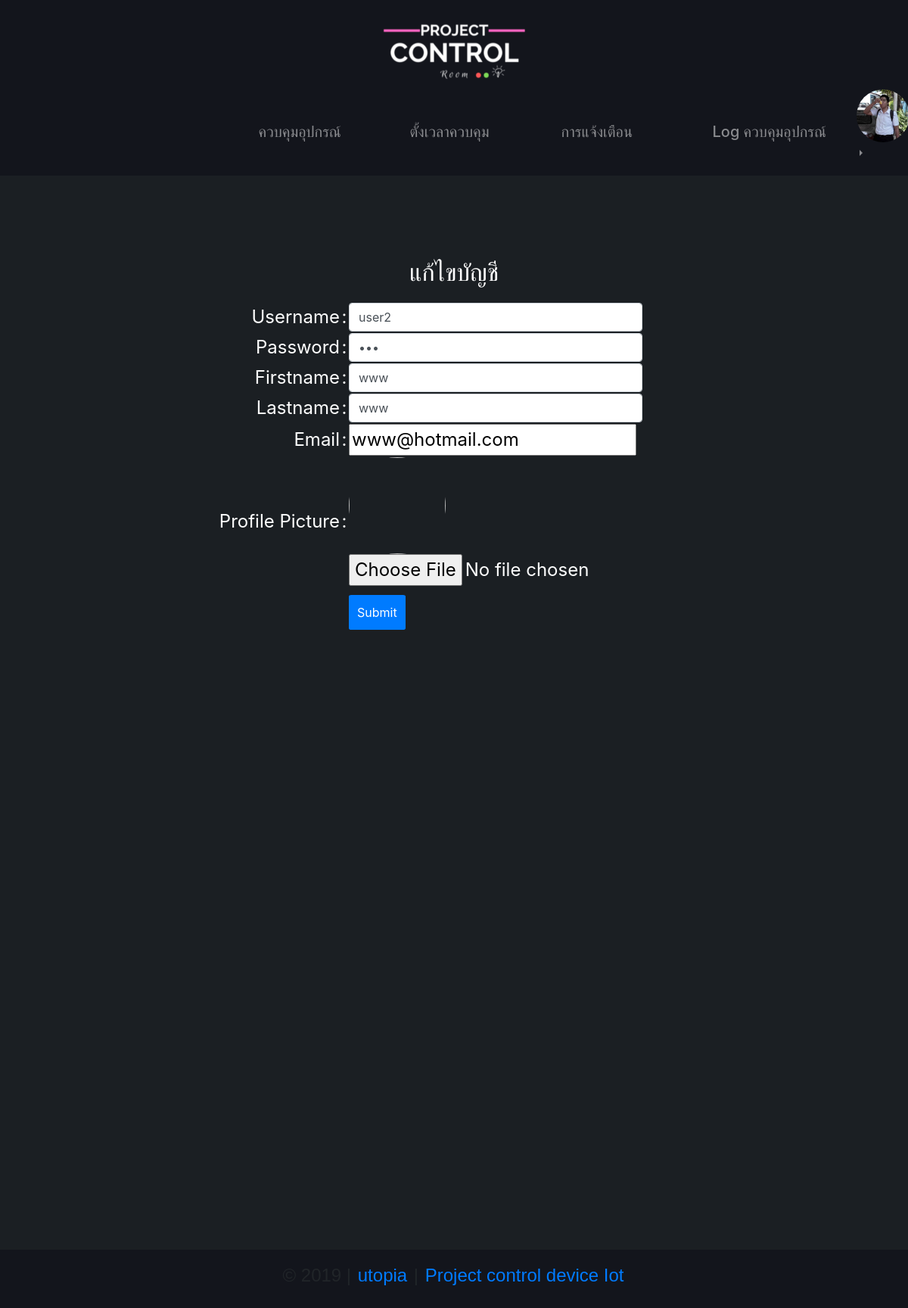
Page /projectcontrol/editprofile.php?id=17 (signed in) on the committed database.
### tables this page shows
CREATE TABLE `users` (
  `userid` int(2) NOT NULL,
  `username` varchar(50) NOT NULL,
  `password` varchar(50) NOT NULL,
  `fname` varchar(50) NOT NULL,
  `lname` varchar(50) NOT NULL,
  `email` varchar(50) NOT NULL,
  `picture` varchar(100) NOT NULL,
  `date` timestamp NULL DEFAULT CURRENT_TIMESTAMP,
  `status` varchar(1) NOT NULL DEFAULT 'Y'
);

### projectcontrol/editprofile.php (the view, shortened to what this page needs)
<?php
require "head.php";
require "inc/connect.php";
$id = $_GET['id'];
if ($_POST['submit'] != null) {
    $userid = $_SESSION['userid'];
    $newusername = $_POST['username'];
    $newpassword = $_POST['password'];
    $newfirstname = $_POST['firstname'];
    $newlastname = $_POST['lastname'];
    $newemail = $_POST['email'];
    $newpicture = $_FILES['picture']['name'];
    $newstatus = $_POST['status'];
    $target_dir = 'upload/pic/';
    $target_file = $target_dir . basename($_FILES["picture"]["name"]);
    if (move_uploaded_file($_FILES["picture"]["tmp_name"], $target_file)) {
        echo "sucess";
    }
    $sql = "UPDATE `users` SET `username`='$newusername',`password`='$newpassword',
    `fname`='$newfirstname',`lname`='$newlastname',`email`='$newemail',`picture`='$newpicture',`status`='$newstatus'
     WHERE userid=$id";
    $result = mysqli_query($con, $sql);
    if ($result) {
        if ($_SESSION['status'] == 'R') {
            echo ' <script type="text/javascript">
                window.location="viewuserall.php";
                </script>';
        } else {
            echo ' <script type="text/javascript">
            window.location="indexuser.php";
            </script>';
        }
    }
    mysqli_close($con);
} else if ($_GET['id'] != null) {
    $sql = "SELECT * FROM users WHERE userid=$id";
    $result = mysqli_query($con, $sql);
    $row = mysqli_fetch_array($result);
    $username = $row['username'];
    $password = $row['password'];
    $firstname = $row['fname'];
    $lastname = $row['lname'];
    $email = $row['email'];
    $picture = $row['picture'];
}
?>
<div class="container">
    <form method="post" action="" enctype="multipart/form-data">
        <table width="600" border="0" cellspacing="1" cellpadding="1" align="center" class="table2">
            <tr>
                <td height="50" align="center">
                    <h2 class="h2">แก้ไขบัญชี</h2>
                </td>
            </tr>
        </table>
        <table class="table1" width="600" border="0" cellspacing="1" cellpadding="1" align="center">
            <tr>
                <td align="right" width="200">Username</td>
                <td width="10" align="center">:</td>
                <td><input type="text" class="form-control" placeholder="Username" name="username" value="<?php echo $username; ?>"></td>
            </tr>
            <tr>
                <td align="right" width="200">Password</td>
                <td width="10" align="center">:</td>
                <td> <input type="password" class="form-control" id="inputPassword" placeholder="Password" name="password" value="<?php echo $password; ?>"></td>
            </tr>
            <tr>
                <td align="right" width="200">Firstname</td>
                <td width="10" align="center">:</td>
                <td> <input type="text" class="form-control" placeholder="First name" name="firstname" value="<?php echo $firstname; ?>"></td>
            </tr>
            <tr>
                <td align="right" width="200">Lastname</td>
                <td width="10" align="center">:</td>
                <td><input type="text" class="form-control" placeholder="Last name" name="lastname" value="<?php echo $lastname; ?>"></td>
            </tr>
            <tr>
                <td align="right" width="200">Email</td>
                <td width="10" align="center">:</td>
                <td><input name="email" type="email" placeholder="example@xxxmail.com" size="20" maxlength="50" value="<?php echo $email; ?>"></td>
            </tr>
            <tr>
                <td align="right" width="200">Profile Picture</td>
                <td width="10" align="center">:</td>
                <td><img src="upload/pic/<?php echo $picture ?>" class="rounded-circle" style="width:128px;height:128px;"><br>
                    <input type="file" class="form-control-file" id="exampleFormControlFile1" name="picture"></td>
            </tr>
            <tr>
                <td align="right" width="200"></td>
                <td width="10" align="center"></td>
                <td><input name="submit" type="submit" class="btn btn-primary" size="20" value="Submit"></td>
            </tr>
        </table>
    </form>
</div>
<?php
require "footer.php";
?>

### projectcontrol/head.php (shortened to what this page needs)
<?php
require "inc/connect.php";
$userid = $_SESSION['userid'];
$sessionstatus = $_SESSION['status'];
$sql = "SELECT * FROM users WHERE userid=$userid";
$result = mysqli_query($con, $sql);
$row = mysqli_fetch_array($result);
$profileimg  = $row['picture'];
?>
<!DOCTYPE html>
<html lang="en">
<head>
    <link rel="stylesheet" href="css/stylefooter.css">
    <link rel="stylesheet" href="css/styleheader.css">
    <link rel="stylesheet" href="//cdnjs.cloudflare.com/ajax/libs/timepicker/1.3.5/jquery.timepicker.min.css">
    <link rel="stylesheet" href="https://maxcdn.bootstrapcdn.com/bootstrap/4.0.0/css/bootstrap.min.css">
    <link rel="stylesheet" href="https://use.fontawesome.com/releases/v5.8.1/css/all.css">
</head>
<body style="background-color:#1b1f23">
    <div class="row">
        <div class="col-sm" style="background-color: #13151c">
        </div>
        <div class="col-sm-3" style="background-color: #13151c">
            <a href="<?php if ($sessionstatus != "R") {
                            echo "indexuser.php";
                        } else {
                            echo "viewchannel.php";
                        } ?>">
                <img src="img/Project.png" class="img-fluid" alt="Responsive image">
            </a>
        </div>
        <div class="col-sm" style="background-color: #13151c">
        </div>
    </div>
    <div class="row" style="background-color: #13151c">
        <div class="col-md-6 offset-md-3" style="background-color: #13151c">
            <header>
                <nav class="navbar navbar-expand-lg navbar-dark">
                    <div class="collapse navbar-collapse" id="navbarTogglerDemo01" style="height:100px;">
                            <?php if ($sessionstatus != 'R') { ?>
                                <ul class="navbar-nav">
                                    <li class="nav-item">
                                        <a class="nav-link" href="indexuser.php">
                                            <h5>ควบคุมอุปกรณ์</h5>
                                        </a>
                                    </li>
                                    <li class="nav-item">
                                        <a class="nav-link" href="timeControl.php">
                                            <h5>ตั้งเวลาควบคุม</h5>
                                        </a>
                                    </li>
                                    <li class="nav-item">
                                        <a class="nav-link" href="notify.php">
                                            <h5>การแจ้งเตือน</h5>
                                        </a>
                                    </li>
                                    <li class="nav-item">
                                        <a class="nav-link" href="log.php">
                                            <h5>Log ควบคุมอุปกรณ์</h5>
                                        </a>
                                    </li>
                                <?php } ?>
                                </ul>
                                <div class="btn-group dropright" style="margin-bottom:2%;">
                                    <ul class="navbar-nav">
                                        <li class="nav-link dropdown-toggle dropdown-toggle-split" role="button" data-toggle="dropdown" aria-haspopup="true" aria-expanded="false">
                                            <img src="upload/pic/<?php echo  $profileimg; ?>" class="rounded-circle" style="width:70px;height:70px">
                                        </li>
                                    </ul>
                                </div>
                    </div>
                </nav>
            </header>
        </div>
    </div>
    <div class="row" style="height:100%;">
        <div class="col-sm">
        </div>
        <div class="col-sm-11" style="height:auto;">

### projectcontrol/css/styleheader.css (style rules this page uses)
body { position:absolute; top: 0; bottom: 0; left: 0; right: 0; height: 100%; display: block; }
a { padding: 2px; }
h6 , h5 { font-family: 'Poiret One', cursive; }
li.nav-item { padding: 10px; width: 200px; height: 60px; }

### projectcontrol/editprofile.php (style rules this page uses)
table { color: white; font-size: 24px; margin-top: 10px; padding: 10px; }
.h2 { margin-left: 100px; }
form { margin-top: 10%; margin-right: 100px; }
.btn { padding: 10px; border-radius: 5%; margin-top: 10px; }

### rows in the picture
users: picture (picture)
users: username "user2", firstname "www", lastname "www", email "www@hotmail.com"
